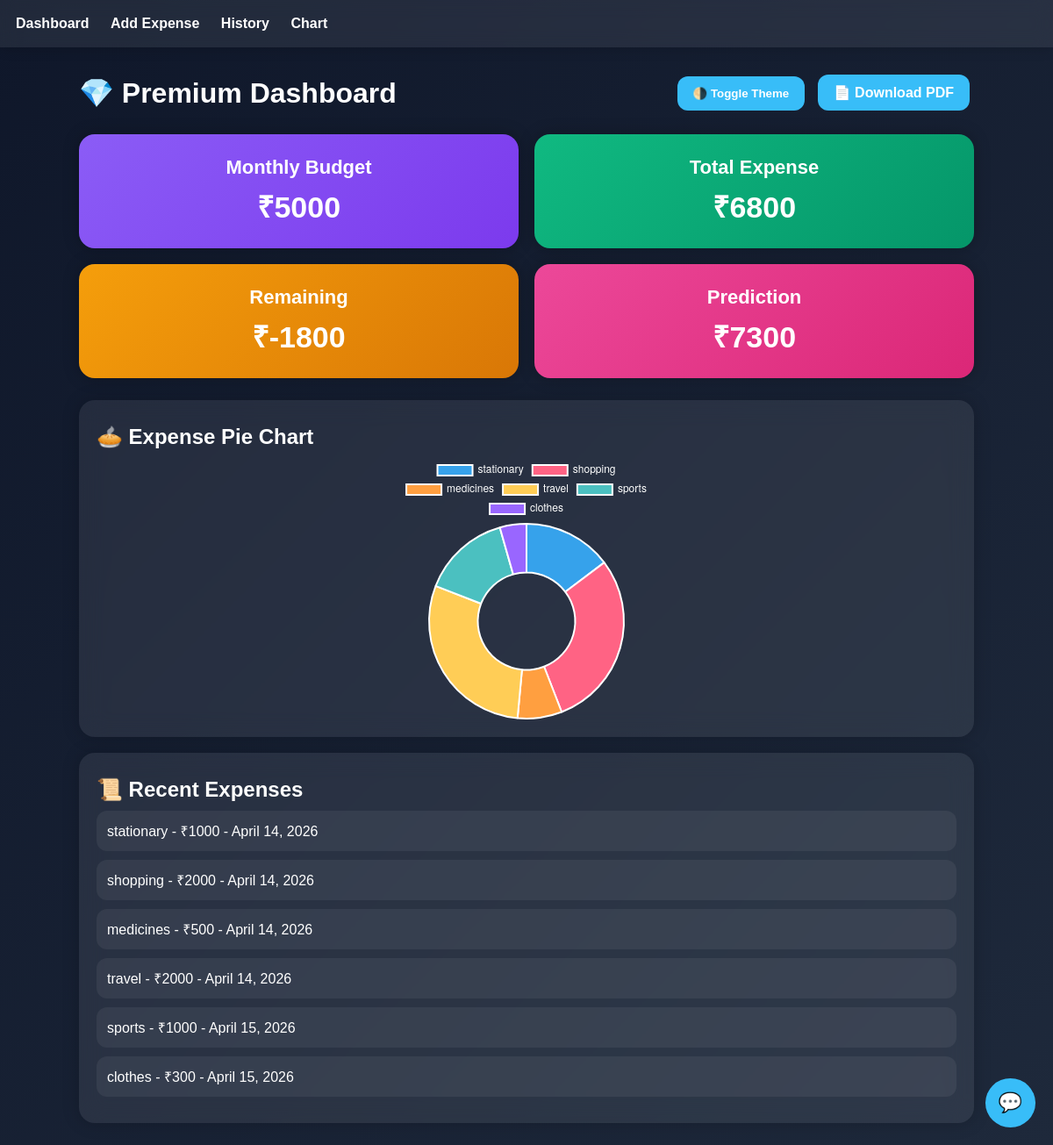
The page /dashboard/ (signed in) on the database its author committed.
### expenses/models.py (models this page shows, shortened)
class Expense(models.Model):
    category = models.CharField(max_length=100)
    amount = models.IntegerField()
    date = models.DateField()

### expenses/views.py (the view)
# urls.py: path('dashboard/', dashboard),
@login_required(login_url='/login/')
def dashboard(request):
    data = Expense.objects.all()
    total = 0
    for x in data:
        total += x.amount
    budget = 5000
    remaining = budget - total
    prediction = total + 500
    labels = []
    values = []
    for x in data:
        labels.append(x.category)
        values.append(x.amount)
    return render(request, 'dashboard.html', {
        'data': data,
        'total': total,
        'budget': budget,
        'remaining': remaining,
        'prediction': prediction,
        'labels': labels,
        'values': values,
    })

### templates/dashboard.html (shortened to what this page needs)
{% extends 'base.html' %}
{% block content %}
<div class="topbar">
<h1>💎 Premium Dashboard</h1>
<div>
<button class="toggle" onclick="toggleTheme()">🌗 Toggle Theme</button>
<a href="/pdf/" class="toggle">📄 Download PDF</a>
</div>
</div>
<div class="grid">
<div class="stat one">
Monthly Budget
<span class="big" id="count0">0</span>
</div>
<div class="stat two">
Total Expense
<span class="big" id="count1">0</span>
</div>
<div class="stat three">
Remaining
<span class="big" id="count2">0</span>
</div>
<div class="stat four">
Prediction
<span class="big" id="count3">0</span>
</div>
</div>
<div class="card">
<h2>🥧 Expense Pie Chart</h2>
<canvas id="pieChart"></canvas>
</div>
<div class="card list">
<h2>📜 Recent Expenses</h2>
{% for x in data %}
<p>{{ x.category }} - ₹{{ x.amount }} - {{ x.date }}</p>
{% endfor %}
</div>
<script>
new Chart(document.getElementById('pieChart'), {
type:'doughnut',
data:{
labels: {{ labels|safe }},
datasets:[{
data: {{ values|safe }},
borderWidth:2
}]
},
options:{
plugins:{
legend:{labels:{color:'white'}}
}
}
});
function animateValue(id,end){
let start=0;
let step=Math.ceil(end/60);
let el=document.getElementById(id);
let timer=setInterval(()=>{
start += step;
if(start>=end){
start=end;
clearInterval(timer);
}
el.innerText="₹"+start;
},20);
}
animateValue("count0", {{ budget }});
animateValue("count1", {{ total }});
animateValue("count2", {{ remaining }});
animateValue("count3", {{ prediction }});
function toggleTheme(){
document.body.classList.toggle("light-mode");
}
</script>
{% endblock %}

### templates/base.html (style rules this page uses)
body { margin:0; padding:0; font-family:Arial; background:linear-gradient(135deg,#0f172a,#1e293b); color:white; }
.card { background:rgba(255,255,255,0.08); padding:20px; margin-top:18px; border-radius:18px; backdrop-filter:blur(14px); box-shadow:0 0 20px rgba(0,0,0,0.2); transition:0.3s; }
h1,h2 { margin:8px 0; }

### templates/dashboard.html (style rules this page uses)
.topbar { display:flex; justify-content:space-between; align-items:center; gap:15px; flex-wrap:wrap; margin-bottom:20px; }
.toggle { padding:12px 18px; border:none; border-radius:12px; cursor:pointer; font-weight:bold; background:#38bdf8; color:white; text-decoration:none; margin:5px; }
.grid { display:grid; grid-template-columns:repeat(2,1fr); gap:18px; margin-top:10px; margin-bottom:25px; }
.stat { padding:25px; border-radius:18px; text-align:center; font-size:22px; font-weight:bold; color:white; transition:.3s; box-shadow:0 0 18px rgba(0,0,0,.25); }
.one { background:linear-gradient(135deg,#8b5cf6,#7c3aed); }
.two { background:linear-gradient(135deg,#10b981,#059669); }
.three { background:linear-gradient(135deg,#f59e0b,#d97706); }
.four { background:linear-gradient(135deg,#ec4899,#db2777); }
.big { display:block; font-size:34px; margin-top:8px; }
.list p { padding:12px; border-radius:12px; background:rgba(255,255,255,0.06); margin:10px 0; }
canvas { max-width:430px; margin:auto; display:block; }

### rows shown on the page
Expense: category "stationary", amount "1000", date "April 14, 2026"
Expense: category "shopping", amount "2000", date "April 14, 2026"
Expense: category "medicines", amount "500", date "April 14, 2026"
Expense: category "travel", amount "2000", date "April 14, 2026"
Expense: category "sports", amount "1000", date "April 15, 2026"
Expense: category "clothes", amount "300", date "April 15, 2026"

### other values the page prints
chart data {{ labels|safe }} ['stationary', 'shopping', 'medicines', 'travel', 'sports', 'clothes']
chart data {{ values|safe }} [1000, 2000, 500, 2000, 1000, 300]
